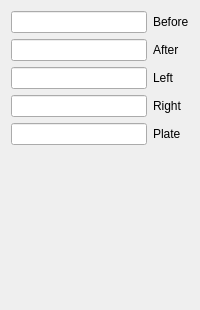
         <widget class="QWidget" name="tab_One_Channel_Camer">
          <attribute name="title">
           <string>Camer</string>
          </attribute>
          <layout class="QGridLayout" name="gridLayout_17">
           <item row="0" column="0">
            <layout class="QVBoxLayout" name="verticalLayout_3">
             <item>
              <widget class="QLineEdit" name="lineEdit_48"/>
             </item>
             <item>
              <widget class="QLineEdit" name="lineEdit_49"/>
             </item>
             <item>
              <widget class="QLineEdit" name="lineEdit_50"/>
             </item>
             <item>
              <widget class="QLineEdit" name="lineEdit_51"/>
             </item>
             <item>
              <widget class="QLineEdit" name="lineEdit_52"/>
             </item>
            </layout>
           </item>
           <item row="0" column="1">
            <layout class="QVBoxLayout" name="verticalLayout_4">
             <item>
              <widget class="QLabel" name="label_67">
               <property name="sizePolicy">
                <sizepolicy hsizetype="Fixed" vsizetype="Preferred">
                 <horstretch>0</horstretch>
                 <verstretch>0</verstretch>
                </sizepolicy>
               </property>
               <property name="text">
                <string>Before</string>
               </property>
              </widget>
             </item>
             <item>
              <widget class="QLabel" name="label_68">
               <property name="text">
                <string>After</string>
               </property>
              </widget>
             </item>
             <item>
              <widget class="QLabel" name="label_69">
               <property name="text">
                <string>Left</string>
               </property>
              </widget>
             </item>
             <item>
              <widget class="QLabel" name="label_70">
               <property name="text">
                <string>Right</string>
               </property>
              </widget>
             </item>
             <item>
              <widget class="QLabel" name="label_71">
               <property name="text">
                <string>Plate</string>
               </property>
              </widget>
             </item>
            </layout>
           </item>
           <item row="1" column="0">
            <spacer name="verticalSpacer_6">
             <property name="orientation">
              <enum>Qt::Vertical</enum>
             </property>
             <property name="sizeHint" stdset="0">
              <size>
               <width>20</width>
               <height>154</height>
              </size>
             </property>
            </spacer>
           </item>
          </layout>
         </widget>
